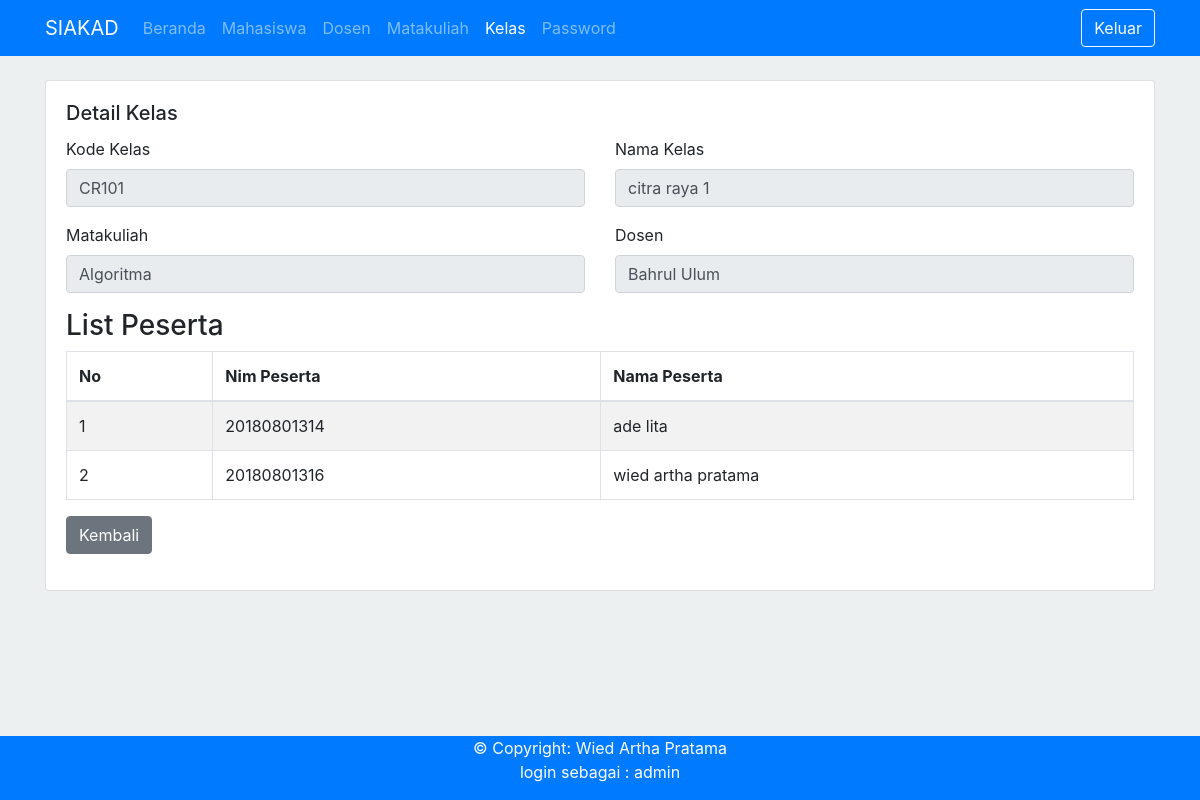
/index.php?p=detail-kelas&kodekls=CR101 (signed in), run on the app's committed database.
### tables this page shows
CREATE TABLE `kelas` (
  `kodekls` varchar(5) NOT NULL,
  `namakls` varchar(50) DEFAULT NULL,
  `kodemk` varchar(6) DEFAULT NULL,
  `nip` varchar(4) DEFAULT NULL,
  PRIMARY KEY (`kodekls`)
);

CREATE TABLE `matakuliah` (
  `kodemk` varchar(6) NOT NULL,
  `namamk` varchar(50) DEFAULT NULL,
  PRIMARY KEY (`kodemk`)
);

CREATE TABLE `dosen` (
  `nip` varchar(4) NOT NULL,
  `nama` varchar(50) DEFAULT NULL,
  `email` varchar(50) DEFAULT NULL,
  `nohp` varchar(15) DEFAULT NULL,
  `alamat` varchar(10) DEFAULT NULL,
  PRIMARY KEY (`nip`)
);

CREATE TABLE `peserta_kelas` (
  `kodekls` varchar(5) DEFAULT NULL,
  `nim` varchar(12) DEFAULT NULL
);

CREATE TABLE `mahasiswa` (
  `nim` varchar(12) NOT NULL,
  `nama` varchar(50) DEFAULT NULL,
  `email` varchar(50) DEFAULT NULL,
  `nohp` varchar(15) DEFAULT NULL,
  `alamat` varchar(10) DEFAULT NULL,
  PRIMARY KEY (`nim`)
);

### pages/kelas/detail.php (the view, shortened to what this page needs)
<?php
    include "./config/config_header.php";
    $kodekls = $_GET['kodekls'];
    $queryGet = "SELECT * FROM kelas k join matakuliah m on m.kodemk=k.kodemk join dosen d on d.nip=k.nip where kodekls='$kodekls'";
    $kelas = $conn->query($queryGet);
    $a = mysqli_fetch_array($kelas);
?>
<div class="card">
    <div class="card-body">
        <h5 class="card-title">
            Detail Kelas
        </h5>
        <form method="post">
            <div class="row">
                <div class="col-md-6">
                    <div class="form-group">
                        <label for="">Kode Kelas</label>
                        <input type="text" readonly value="<?=$a['kodekls']?>" class="form-control" required>
                    </div>
                </div>
                <div class="col-md-6">
                    <div class="form-group">
                        <label for="">Nama Kelas</label>
                        <input type="text" readonly value="<?=$a['namakls']?>" class="form-control" required>
                    </div>
                </div>
                <div class="col-md-6">
                    <div class="form-group">
                        <label for="">Matakuliah</label>
                        <input type="email" readonly value="<?=$a['namamk']?>" class="form-control" required>
                    </div>
                </div>
                <div class="col-md-6">
                    <div class="form-group">
                        <label for="">Dosen</label>
                        <input type="text" readonly value="<?=$a['nama']?>" class="form-control" required>
                    </div>
                </div>
                <div class="col-md-12">
                    <h3>List Peserta</h3>
                    <table class="table table-striped table-bordered table-hover">
                        <thead>
                            <tr>
                                <th>No</th>
                                <th>Nim Peserta</th>
                                <th>Nama Peserta</th>
                            </tr>
                        </thead>
                        <tbody>
                            <?php
                                $no = 1;
                                $sql = "SELECT * FROM peserta_kelas p join mahasiswa m on m.nim=p.nim where kodekls='$kodekls' order by nama asc";
                                $result = $conn->query($sql);
                                if ($result->num_rows > 0) {
                                while($a = $result->fetch_assoc()) { ?>
                                    <tr>
                                        <td><?= $no++ ?></td>
                                        <td><?= $a['nim'] ?></td>
                                        <td><?= $a['nama'] ?></td>
                                    </tr>
                            <?php }
                                } else {
                                    echo "0 results";
                                }
                            ?>
                        </tbody>
                    </table>
                </div>
                <div class="col-md-12">
                    <div class="form-group">
                        <a href="?p=dosen" class="btn btn-secondary">Kembali</a>
                    </div>
                </div>
            </div>
        </form>
    </div>
</div>

### index.php (style rules this page uses)
body { background-color: #ecf0f1 !important; }

### data on the page
kelas: kodekls "CR101", namakls "citra raya 1", namamk "Algoritma", nama "Bahrul Ulum"
peserta_kelas: mahasiswa.nim "20180801314", mahasiswa.nama "ade lita"
peserta_kelas: mahasiswa.nim "20180801316", mahasiswa.nama "wied artha pratama"

### other printed values
$_SESSION['username'] "admin"
